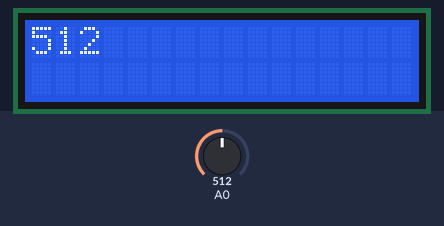
A sketch run on a simulated Arduino Uno, built with avr-gcc and run on an emulated ATmega328P. Parts: 16×2 character LCD. The test bench sets the inputs (shaded band); at power-on: A0 = 512.

Above: at 4.2 s.
4.3 s: A0 set to 440
At 5.0 s:
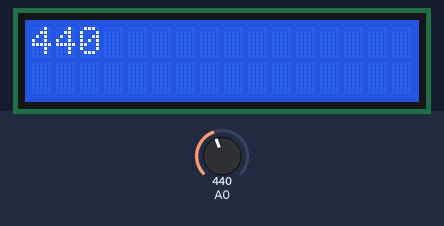
6.0 s: A0 set to 460
At 6.7 s:
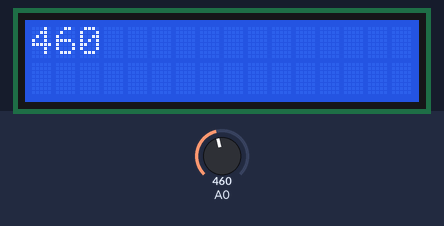
7.6 s: A0 set to 511
At 8.4 s:
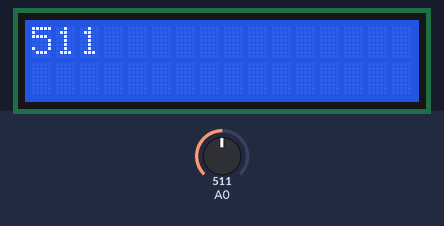
Timing chart, 0 to 10.6 s (numbered marks = the images above; inputs shaded):
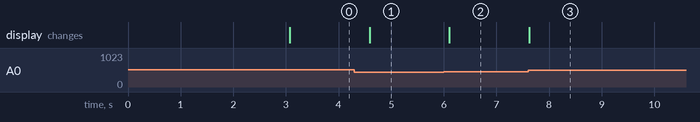

Measured:
- after the input at 4.3 s, the display: changes after 0.29 s (image 1)
- after the input at 6.0 s, the display: changes after 0.10 s (image 2)
- after the input at 7.6 s, the display: changes at once (image 3)

The sketch:

KeypadCallibration.ino
```cpp
//Sample using LiquidCrystal library
#include <LiquidCrystal.h>

/*******************************************************

This program will test the LCD panel and the buttons on D1 Robot LCD Keypad
Michael Jonathan, February 2019

********************************************************/

// select the pins used on the LCD panel
LiquidCrystal lcd(8, 9, 4, 5, 6, 7);

// define some values used by the panel and buttons
int lcd_key     = 0;
int adc_key_in  = 0;
#define btnRIGHT  0
#define btnUP     1
#define btnDOWN   2
#define btnLEFT   3
#define btnSELECT 4
#define btnNONE   5

// read the buttons
int read_LCD_buttons()
{
 adc_key_in = analogRead(0);      // read the value from the sensor
 // my buttons when read are centered at these valies: 0, 144, 329, 504, 741
 // we add approx 50 to those values and check to see if we are close
 if (adc_key_in > 1000) return btnNONE; // We make this the 1st option for speed reasons since it will be the most likely result
 // For V1.1 us this threshold
 if (adc_key_in < 50)   return btnRIGHT;
 if (adc_key_in < 250)  return btnUP;
 if (adc_key_in < 450)  return btnDOWN;
 if (adc_key_in < 650)  return btnLEFT;
 if (adc_key_in < 850)  return btnSELECT;

 return btnNONE;  // when all others fail, return this...
}

void setup()
{
 lcd.begin(16, 2);              // start the library
 lcd.setCursor(0, 0);
 lcd.print("Created By");
 lcd.setCursor(0,1);
 lcd.print("Michael Jonathan");
 delay(3000);
 lcd.clear();
 lcd.setCursor(0,0);
 lcd.print("Push the buttons"); // print a simple message
}

void loop()
{
  lcd.clear();
  lcd.setCursor(0,0);
  lcd.print(analogRead(A0));
  delay(300); // delay for the display, you can change it

}

//to clear the LCD display, use the comment below
//lcd.clear();
```
